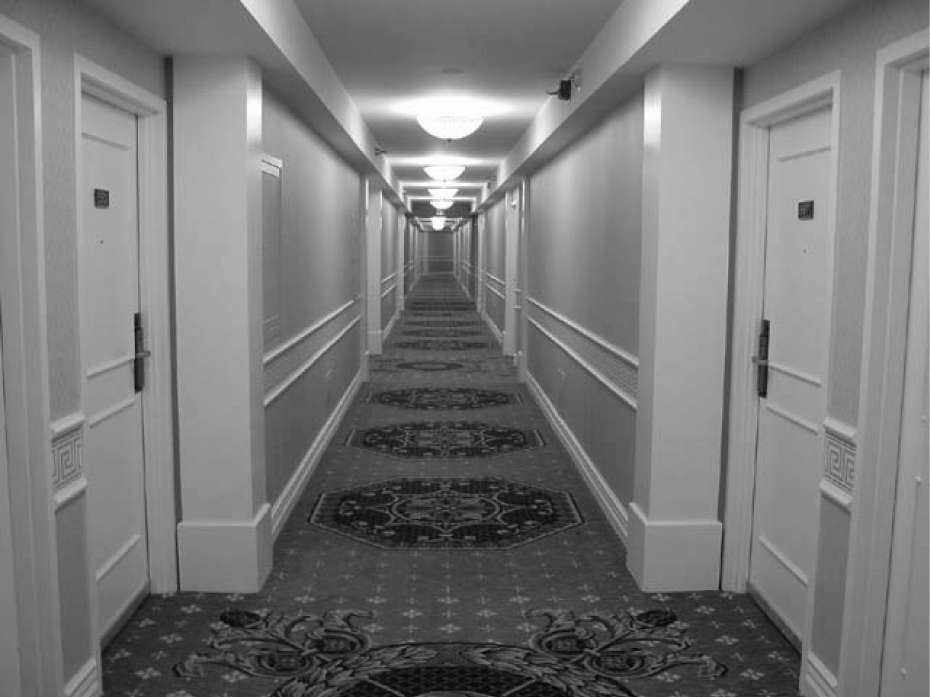
#> input picture ex3/corridor.png, 930 x 697 px
$ jupyter execute ex2.ipynb   (shell and % lines are left out)
#> lines starting #> are read from the running program, lines starting #| are printed output that depends on the picture
[cell 1]
import cv2
from matplotlib import pyplot as plt
import numpy as np
from skimage.transform import radon

[cell 2]
# make image
im = np.zeros(16**2)
im = im.reshape(16,16)
im[0,0] = 1
im[4,4] = 1
im[7,7] = 1
im[0,15] = 1
im[15,0] = 1

plt.imshow(im)
plt.show()
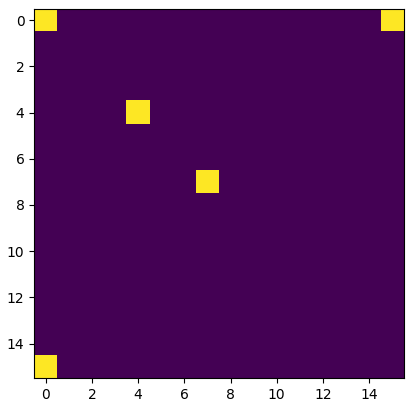
#> figure drawn by matplotlib, 1 panel

The question is, are these point on a line?
That is, is there a line y=ax+b that passes
through these points for some values of
a and b?

Take every x,y coordinate from the given image and plug it into
the equation b=-xa+y AS PARAMETERS. Then vary a over some
predefined interval and take a look at the lines produced by this:
y = ax + b

[cell 3]
# first point x=0, y=0, b = -a+1
a = np.arange(-5,5)
b = -a + 1
plt.plot(a,b,'r')

# x = 4, y = 4, b = -5a+5
b = -4*a + 4
plt.plot(a,b, 'g')

# x=7,y=7,b=-7a+7
b = -7*a + 7
plt.plot(a,b,'b')

# x=0,y=15,b=-a+15
b = -a + 15
plt.plot(a,b,'k')

# x=15,y=0,b=-15a+1
b = -15*a + 1
plt.plot(a,b,'y')

plt.grid()
#plt.axis([-10,10,-20,20])
plt.show()
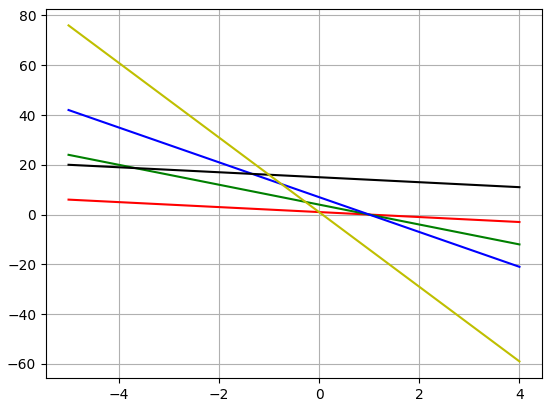
#> figure drawn by matplotlib, 1 panel; curve peaks at x = -5, y = 6; curve peaks at x = -5, y = 24; curve peaks at x = -5, y = 42

[cell 4]
# accumulator matrix
acc = np.zeros([11,176])

# (0,0)
b = -a + 1
for i in range(len(a)):
    acc[a[i]+6,b[i]+80] += 1

# (4,4)
b = -4*a + 4
for i in range(len(a)):
    acc[a[i]+6,b[i]+80] += 1

# (4,4)
b = -7*a + 7
for i in range(len(a)):
    acc[a[i]+6,b[i]+80] += 1

plt.imshow(acc)
plt.show()
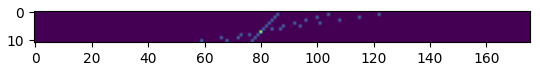
#> figure drawn by matplotlib, 1 panel

Comment on the plot

original script was plotting in 3d space, however it is clear that
we have peak at the yellow dot on the plot above

[cell 5]
# Hough transform example 1
i = np.zeros([11,11])
for j in range(2,8):
    i[j,j] = 1
    i[j+3,j] = 1

plt.imshow(i)
plt.grid()
plt.show()
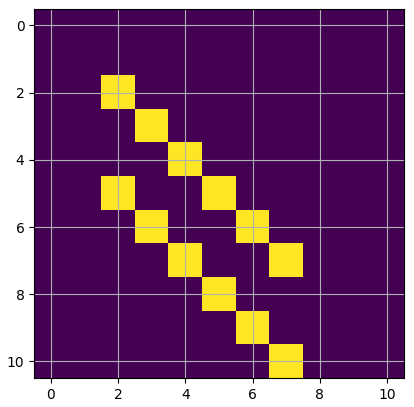
#> figure drawn by matplotlib, 1 panel

[cell 6]

sinogram = radon(i,np.arange(180),circle=False)

plt.imshow(sinogram)
plt.show()
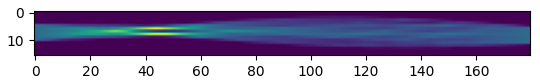
#> figure drawn by matplotlib, 1 panel

Comment : The two most intensive sinusoid represents to lines, x axsis in degrees and y axsis distance from the center. it is pretty clear that we have lines at 45 degrees, but **How is distance calcuated? it seems 10 is in the middle??**

[cell 7]
# Hough transfrom example 2
i = np.zeros([11,11])
for j in range(3,9):
  i[j,j] = 1

i[4,4] = 0
i[7,7] = 0

plt.imshow(i)
plt.show()
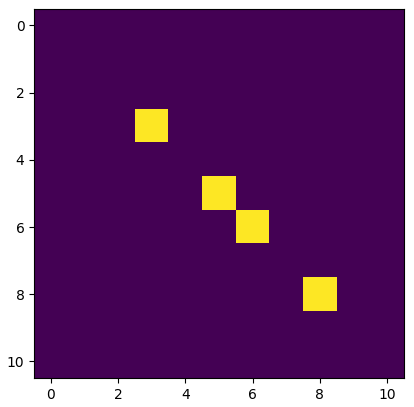
#> figure drawn by matplotlib, 1 panel

[cell 8]
sinogram = radon(i,np.arange(180),circle=False)
plt.imshow(sinogram)
plt.show()
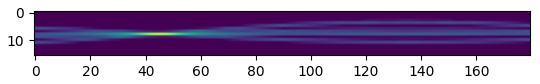
#> figure drawn by matplotlib, 1 panel

[cell 9]
## setup at UIO
import numpy as np
from scipy import ndimage as nd
from matplotlib import pyplot as plt

[cell 10]
# Hough example 3
img = plt.imread('corridor.png')
#> img is the input picture: shape (697, 930, 3) float32; min 0.00392, max 1, mean 0.472
# to 2d array
img = np.dot(img, [1/3,1/3,1/3])
#> img: shape (697, 930) float64

[cell 11]
igv = nd.sobel(img)
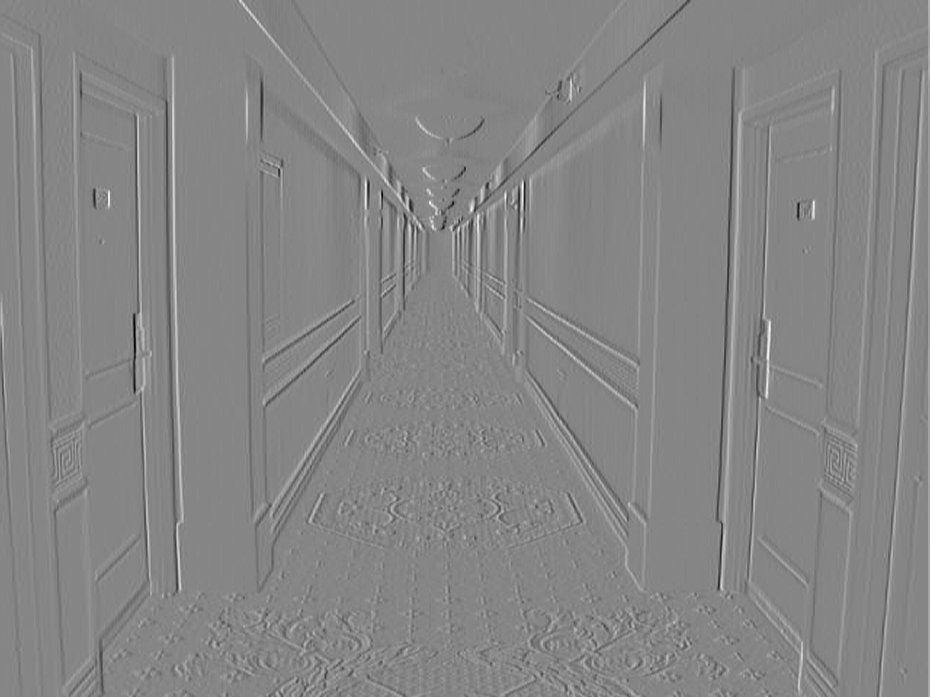
#> igv: shape (697, 930) float64; min -2.13, max 1.93, mean 0.00156; drawn with min black and max white
igh = nd.sobel(img,axis=0)
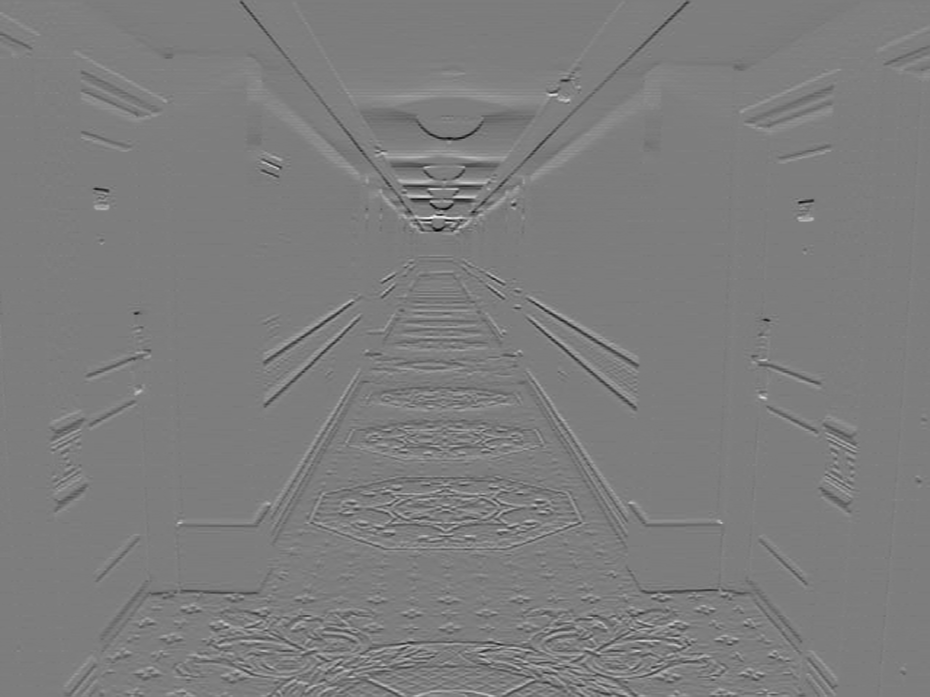
#> igh: shape (697, 930) float64; min -2.03, max 2.09, mean -0.00219; drawn with min black and max white
igs = abs(igv)+abs(igh)
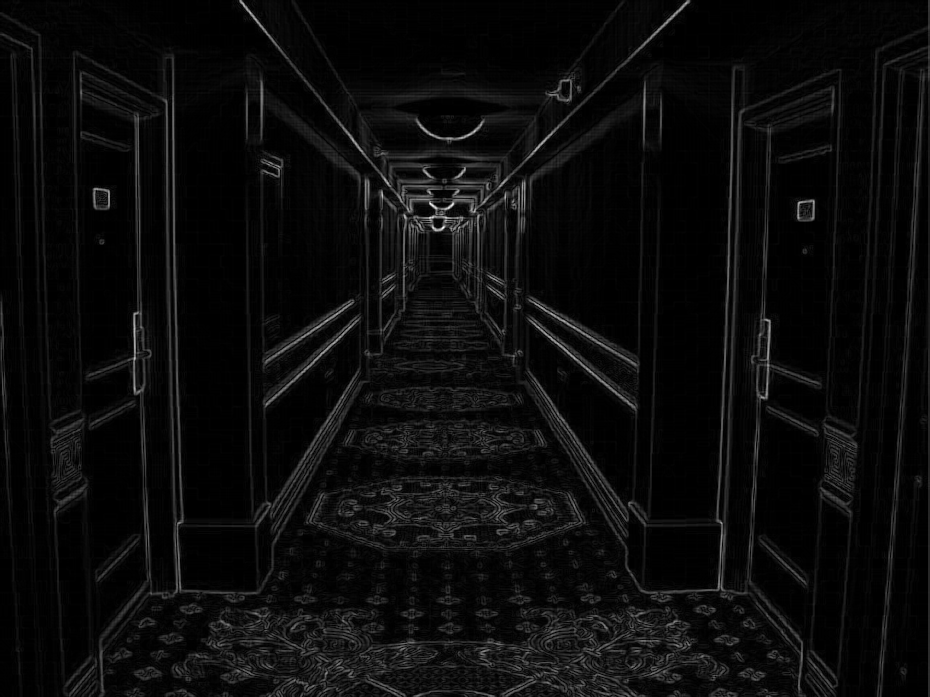
#> igs: shape (697, 930) float64; min 0, max 3.13, mean 0.145; drawn with min black and max white
plt.imshow(igs)
plt.show()

$ run again, with ex3/coins2.jpg saved as ex3/corridor.png
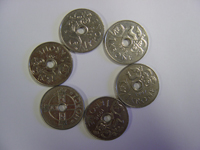
#> input picture ex3/coins2.jpg, 200 x 150 px
#> img is the input picture: shape (150, 200, 3) float32; mean R, G, B 0.524, 0.514, 0.52
#> img: shape (150, 200) float64
#> `igh = nd.sobel(img,axis=0)`:
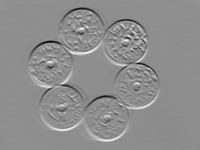
#> igh: shape (150, 200) float64; min -2, max 1.56, mean -0.0135; drawn with min black and max white
#> `igs = abs(igv)+abs(igh)`:
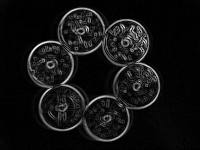
#> igs: shape (150, 200) float64; min 0, max 2.62, mean 0.199; drawn with min black and max white
